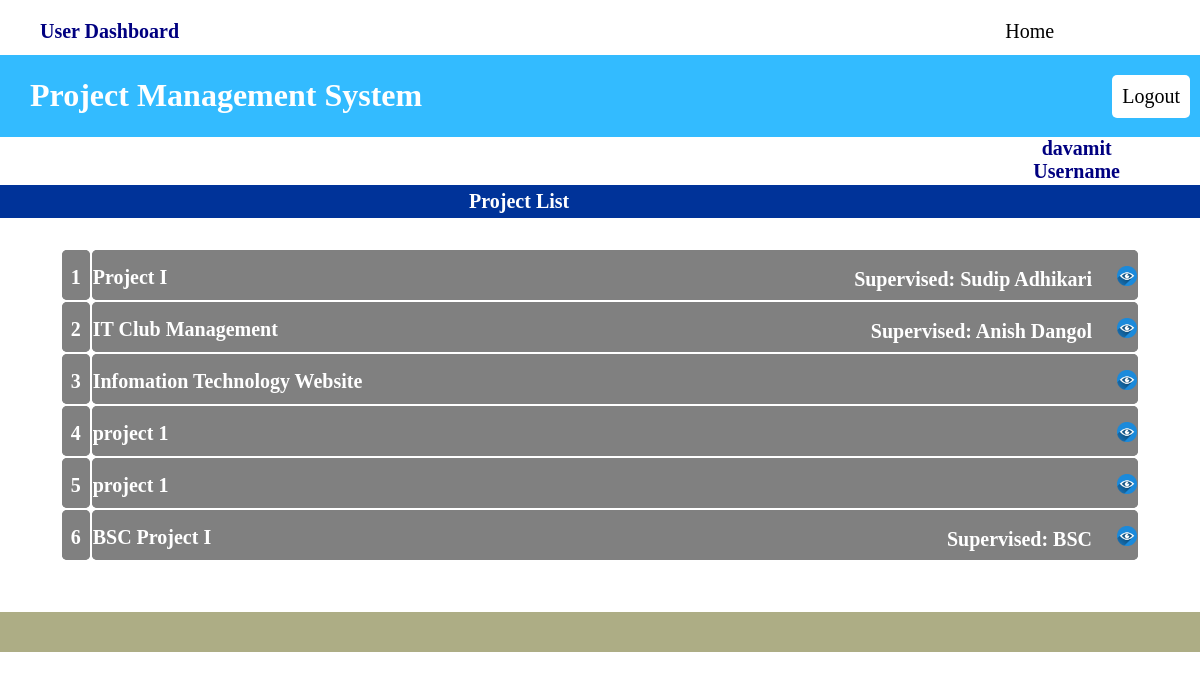
The app's page /interface.php (signed in) with its own data.
### tables this page shows
CREATE TABLE `users` (
  `id` int(11) NOT NULL,
  `fullname` varchar(255) NOT NULL,
  `email` varchar(50) DEFAULT NULL,
  `phone` int(11) DEFAULT NULL,
  `address` varchar(255) NOT NULL,
  `username` varchar(255) DEFAULT NULL,
  `password` varchar(255) DEFAULT NULL,
  `department_id` int(11) DEFAULT NULL,
  `role` varchar(20) NOT NULL,
  `created_date` timestamp NOT NULL DEFAULT current_timestamp() ON UPDATE current_timestamp()
);

CREATE TABLE `project` (
  `id` int(11) NOT NULL,
  `project_name` varchar(255) NOT NULL,
  `file_type` int(11) NOT NULL,
  `file` varchar(255) DEFAULT NULL,
  `cost` int(11) NOT NULL,
  `project_details` text DEFAULT NULL,
  `created_date` timestamp NOT NULL DEFAULT current_timestamp() ON UPDATE current_timestamp(),
  `deadline` datetime DEFAULT NULL
);

### Assignment/supervised.php (called while the page is built, shortened)
<?php
$query_assigned_view = "SELECT * from assigned_member where project_id='$id'";
        $result_assigned = mysqli_query($conn, $query_assigned_view);
        $foreman_assigned = mysqli_num_rows($result_assigned);
        if ($foreman_assigned > 0) {
            while ($assigned_row = mysqli_fetch_assoc($result_assigned)) {
                $assigned_foreman_id = $assigned_row['foreman_id'];
                if (!($assigned_foreman_id == '0')) {
                    $query_foreman_view = "SELECT * from users where id='$assigned_foreman_id'";
                    $result_view = mysqli_query($conn, $query_foreman_view);
                    $num_view = mysqli_num_rows($result_view);
                    if ($num_view > 0) {
                        while ($user_row = mysqli_fetch_assoc($result_view)) {
                            $supervised_name = $user_row['fullname'];
                        }
                    }
                }
            }
        }
        ?>

### interface.php (the view, shortened to what this page needs)
<?php
include './dbconnect/dbconnect.php';
$userType= $_SESSION["user_type"];
$user_admin_id=$_SESSION['Login_session'];
?>
<!DOCTYPE html>
<html lang="en">
<head>
    <link rel="stylesheet" href="./css/interface.css">
    <link rel="stylesheet" href="./css/head_nav.css">
</head>
<body>
<?php
if($userType == "admin")
{?>
<script>
    function logout() {
        // If the user confirms, redirect to the logout page
        return  confirm("Are you sure you want to logout?");
    }
    </script>
    <div class="top_nav">
            <a onclick=" return logout()" href="./credentials/logout.php?id=<?php echo $user_admin_id?>" class="top_nav_bar" id="logout">Logout</a>
            <a href="./Create/create_project.php" class="top_nav_bar">Create Project</a>
            <a href="./view/userlist.php" class="top_nav_bar">Users</a>
            <a href="./view/deptlist.php" class="top_nav_bar">Department</a>
            <a href="./interface.php" class="top_nav_bar">Home</a>
            <h2 class="dashboard">Admin Dashboard</h2>
            <a href="./index.php">index</a>
        </div>
        <div class="head">
            <h1>Project Management System</h1>
        </div>
        <?php
            $admin_id = mysqli_real_escape_string($conn, $user_admin_id);
            $admin_name_query = "SELECT * FROM admin WHERE id = '$admin_id'";
            $result_admin_name = mysqli_query($conn, $admin_name_query);
            $num_admin = mysqli_num_rows($result_admin_name);
            if ($num_admin > 0)
            {
                $admin_row = mysqli_fetch_array($result_admin_name);
                $admin_name = $admin_row['username'];
            }
            else
            {
                $db_name = "Unknown Admin";
            }
        ?>
        <div class="nav">
            <h2 class="admin_name"><?php echo $admin_name;?><br><?php echo "Username"; ?></h2>
        </div>
        <div class="outer">
            <center>
            <form action="" method="POST">
                <table border="0">
                <h3>Project List</h3>
                <?php
                $sn=1;
                    $sql = "SELECT * FROM project";
                    $result = mysqli_query($conn, $sql);
                    if (mysqli_num_rows($result) > 0) {
                        echo "<table border='0'>
                    ";
                    while ($row = mysqli_fetch_assoc($result))
                    {
                        $id=$row["id"];
                        include "./Assignment/supervised.php";
                        ?>
                        <tr>
                            <th><h4><?php echo $sn ?></h4></th>
                            <th><h2><?php echo $row['project_name'] ?>
                                <a href='./project/project_details.php?id=<?php echo $row['id'] ?>'>
                                <?php
                                if (!empty($supervised_name)) {
                                    echo "Supervised: " . $supervised_name;
                                }
                                ?>
                                <img src='./view/eye.png' alt='View' title='View'>
                                </a>
                            </h2></th>
                        </tr>
        <?php
        $sn++;
    }
                    echo "</table>";
                    }
                    else
                    {
                        echo "<h6>No records found.</h6>"; }
                    mysqli_close($conn);
                ?>
                </table>
            </form>
            </center>
        </div>
        <div class="footer">
        </div>
<?php
}
else if ($userType == "user")
{?>
    <div class="top_nav">
            <a href="./credentials/logout.php?id=<?php echo $user_admin_id?>" class="top_nav_bar" id="logout">Logout</a>
            <a href="./interface.php" class="top_nav_bar">Home</a>
            <h2 class="dashboard">User Dashboard</h2>
        </div>
        <div class="head">
            <h1>Project Management System</h1>
        </div>
        <?php
            $user_id = mysqli_real_escape_string($conn, $user_admin_id);
            $user_name_query = "SELECT * FROM users WHERE id = '$user_id'";
            $result_user_name = mysqli_query($conn, $user_name_query);
            $num_user = mysqli_num_rows($result_user_name);
            if ($num_user > 0)
            {
                $user_row = mysqli_fetch_array($result_user_name);
                $user_name = $user_row['username'];
            }
            else
            {
                $db_name = "Unknown Admin";
            }
        ?>
            <div class="nav">
             <h2 class="foreman_name"><?php echo $user_name;?><br><?php echo "Username"; ?></h2>
            </div>
        <div class="outer">
            <center>
            <form action="" method="POST">
                <table border="0">
                <h3>Project List</h3>
                <?php
                $sn=1;
                    $sql = "SELECT * FROM project";
                    $result = mysqli_query($conn, $sql);
                    if (mysqli_num_rows($result) > 0) {
                        echo "<table border='0'>
                    ";
                    while ($row = mysqli_fetch_assoc($result))
                    {
                        $id=$row["id"];
                        include "./Assignment/supervised.php";
                        ?>
                        <tr>
                            <th><h4><?php echo $sn ?></h4></th>
                            <th><h2><?php echo $row['project_name'] ?>
                                <a href='./project/project_details.php?id=<?php echo $row['id'] ?>'>
                                <?php
                                if (!empty($supervised_name)) {
                                    echo "Supervised: " . $supervised_name;
                                }
                                ?>
                                <img src='./view/eye.png' alt='View' title='View'>
                                </a>
                            </h2></th>
                        </tr>
        <?php
        $sn++;
    }
        echo "</table>";
    }
    else
        {
        echo "No records found.";}
    ?>
    </table>
    </form>
</center>
        </div>
        <div class="footer">
        </div>
<?php
}
?>
</body>
</html>

### css/interface.css (style rules this page uses)
body { margin:0px; padding:0px; }
tr,th { text-align:left; background-color:grey; color:White; border-radius:5px; height:5px; margin-bottom:20px; }
table { width:90%; margin-top:5px; align-items:center; text-align:center; height:5px; box-shadow: inset; }
h2 { margin-top:15px; font-size:20px; margin-bottom:10px; }
h3 { font-size:20px; padding:5px; background-color:#003399; color:white; margin-top:0px; }
h4 { text-align:center; margin-top:15px; font-size:20px; margin-bottom:10px; }
.outer { margin:0px; padding:0px; background-color:white; border-radius:5px; }
a { text-decoration:none; color:white; float:right; style-type:inline; }
img { height:20px; width:20px; margin-left:20px; }
.footer { background-color:#adad85; color:white; margin-top:50px; padding:20px; }

### css/head_nav.css (style rules this page uses)
.top_nav { margin:0px; margin-right: 40px; margin-bottom:35px; padding:10px; color:black; background-color:white; border-radius:5px; text-decoration:none; font-family: "Times New Roman", Times, serif; font-size:90%; }
.top_nav_bar { margin-right:3rem; padding:10px; color:black; background-color:white; border-radius:5px; text-decoration:none; font-family: "Times New Roman", Times, serif; font-size:20px; float: right; }
.nav { margin-bottom:3rem; }
.head { background-color:#33bbff; padding:1px; color:White; padding-left:30px; }
.footer { background-color:#adad85; color:white; margin-top:50px; padding:20px; }
.foreman_name,.admin_name { float:right; margin-right:5rem; margin-top:0px; text-align:center; justify-content:center; color: #000080; }
.dashboard { float:left; margin:10px; margin-left:30px; color: #000080; }
#logout { margin:0px; margin-top:65px; padding:10px; }

### interface.php (style rules this page uses)
.top_nav { margin-right: 0px; }

### records on screen
users: username "davamit"
project: project_name "Project I", users.fullname "Sudip Adhikari"
project: project_name "IT Club Management", users.fullname "Anish Dangol"
project: project_name "Infomation Technology Website"
project: project_name "project 1"
project: project_name "project 1"
project: project_name "BSC Project I", users.fullname "BSC"
